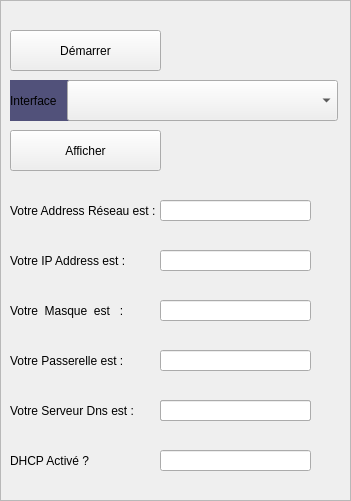
  <widget class="QFrame" name="frame_3">
   <property name="geometry">
    <rect>
     <x>10</x>
     <y>60</y>
     <width>351</width>
     <height>501</height>
    </rect>
   </property>
   <property name="styleSheet">
    <string notr="true"/>
   </property>
   <property name="frameShape">
    <enum>QFrame::StyledPanel</enum>
   </property>
   <property name="frameShadow">
    <enum>QFrame::Raised</enum>
   </property>
   <widget class="QLabel" name="label_25">
    <property name="geometry">
     <rect>
      <x>10</x>
      <y>240</y>
      <width>321</width>
      <height>41</height>
     </rect>
    </property>
    <property name="styleSheet">
     <string notr="true"/>
    </property>
    <property name="text">
     <string>Votre IP Address est :</string>
    </property>
   </widget>
   <widget class="QLabel" name="label_26">
    <property name="geometry">
     <rect>
      <x>10</x>
      <y>290</y>
      <width>321</width>
      <height>41</height>
     </rect>
    </property>
    <property name="styleSheet">
     <string notr="true"/>
    </property>
    <property name="text">
     <string>Votre  Masque  est   :</string>
    </property>
   </widget>
   <widget class="QLabel" name="label_27">
    <property name="geometry">
     <rect>
      <x>10</x>
      <y>340</y>
      <width>321</width>
      <height>41</height>
     </rect>
    </property>
    <property name="styleSheet">
     <string notr="true"/>
    </property>
    <property name="text">
     <string>Votre Passerelle est :</string>
    </property>
   </widget>
   <widget class="QLineEdit" name="lineipv4">
    <property name="geometry">
     <rect>
      <x>160</x>
      <y>250</y>
      <width>151</width>
      <height>21</height>
     </rect>
    </property>
    <property name="styleSheet">
     <string notr="true"/>
    </property>
    <property name="text">
     <string/>
    </property>
   </widget>
   <widget class="QLineEdit" name="linemasquee">
    <property name="geometry">
     <rect>
      <x>160</x>
      <y>300</y>
      <width>151</width>
      <height>21</height>
     </rect>
    </property>
    <property name="styleSheet">
     <string notr="true"/>
    </property>
    <property name="text">
     <string/>
    </property>
   </widget>
   <widget class="QLineEdit" name="linegateway">
    <property name="geometry">
     <rect>
      <x>160</x>
      <y>350</y>
      <width>151</width>
      <height>21</height>
     </rect>
    </property>
    <property name="styleSheet">
     <string notr="true"/>
    </property>
    <property name="text">
     <string/>
    </property>
   </widget>
   <widget class="QPushButton" name="btnaffich">
    <property name="geometry">
     <rect>
      <x>10</x>
      <y>130</y>
      <width>151</width>
      <height>41</height>
     </rect>
    </property>
    <property name="statusTip">
     <string>afficher la configurationde votre réseau</string>
    </property>
    <property name="styleSheet">
     <string notr="true"/>
    </property>
    <property name="text">
     <string>Afficher</string>
    </property>
   </widget>
   <widget class="QLabel" name="label_28">
    <property name="geometry">
     <rect>
      <x>10</x>
      <y>190</y>
      <width>321</width>
      <height>41</height>
     </rect>
    </property>
    <property name="styleSheet">
     <string notr="true"/>
    </property>
    <property name="text">
     <string>Votre Address Réseau est :</string>
    </property>
   </widget>
   <widget class="QLineEdit" name="lineaddreseau">
    <property name="geometry">
     <rect>
      <x>160</x>
      <y>200</y>
      <width>151</width>
      <height>21</height>
     </rect>
    </property>
    <property name="styleSheet">
     <string notr="true"/>
    </property>
    <property name="text">
     <string/>
    </property>
   </widget>
   <widget class="QComboBox" name="comboBox">
    <property name="geometry">
     <rect>
      <x>67</x>
      <y>80</y>
      <width>271</width>
      <height>41</height>
     </rect>
    </property>
    <property name="contextMenuPolicy">
     <enum>Qt::ActionsContextMenu</enum>
    </property>
   </widget>
   <widget class="QLabel" name="label">
    <property name="geometry">
     <rect>
      <x>10</x>
      <y>80</y>
      <width>101</width>
      <height>41</height>
     </rect>
    </property>
    <property name="styleSheet">
     <string notr="true">background-color:rgb(81, 81, 122);</string>
    </property>
    <property name="text">
     <string>Interface</string>
    </property>
   </widget>
   <widget class="QLineEdit" name="linedns_4">
    <property name="geometry">
     <rect>
      <x>160</x>
      <y>400</y>
      <width>151</width>
      <height>21</height>
     </rect>
    </property>
    <property name="styleSheet">
     <string notr="true"/>
    </property>
    <property name="text">
     <string/>
    </property>
   </widget>
   <widget class="QLabel" name="label_30">
    <property name="geometry">
     <rect>
      <x>10</x>
      <y>390</y>
      <width>321</width>
      <height>41</height>
     </rect>
    </property>
    <property name="styleSheet">
     <string notr="true"/>
    </property>
    <property name="text">
     <string>Votre Serveur Dns est :</string>
    </property>
   </widget>
   <widget class="QLabel" name="label_31">
    <property name="geometry">
     <rect>
      <x>10</x>
      <y>440</y>
      <width>321</width>
      <height>41</height>
     </rect>
    </property>
    <property name="styleSheet">
     <string notr="true"/>
    </property>
    <property name="text">
     <string>DHCP Activé ?                       :</string>
    </property>
   </widget>
   <widget class="QLineEdit" name="linedhcp">
    <property name="geometry">
     <rect>
      <x>160</x>
      <y>450</y>
      <width>151</width>
      <height>21</height>
     </rect>
    </property>
    <property name="styleSheet">
     <string notr="true"/>
    </property>
    <property name="text">
     <string/>
    </property>
   </widget>
   <widget class="QPushButton" name="btnlaunch">
    <property name="geometry">
     <rect>
      <x>10</x>
      <y>30</y>
      <width>151</width>
      <height>41</height>
     </rect>
    </property>
    <property name="statusTip">
     <string>afficher la configurationde votre réseau</string>
    </property>
    <property name="styleSheet">
     <string notr="true"/>
    </property>
    <property name="text">
     <string>Démarrer</string>
    </property>
   </widget>
   <widget class="QLineEdit" name="linedns">
    <property name="geometry">
     <rect>
      <x>160</x>
      <y>400</y>
      <width>151</width>
      <height>21</height>
     </rect>
    </property>
    <property name="styleSheet">
     <string notr="true"/>
    </property>
    <property name="text">
     <string/>
    </property>
   </widget>
   <zorder>label</zorder>
   <zorder>label_25</zorder>
   <zorder>label_26</zorder>
   <zorder>label_27</zorder>
   <zorder>lineipv4</zorder>
   <zorder>linemasquee</zorder>
   <zorder>linegateway</zorder>
   <zorder>btnaffich</zorder>
   <zorder>label_28</zorder>
   <zorder>lineaddreseau</zorder>
   <zorder>comboBox</zorder>
   <zorder>linedns_4</zorder>
   <zorder>label_30</zorder>
   <zorder>label_31</zorder>
   <zorder>linedhcp</zorder>
   <zorder>btnlaunch</zorder>
   <zorder>linedns</zorder>
  </widget>
